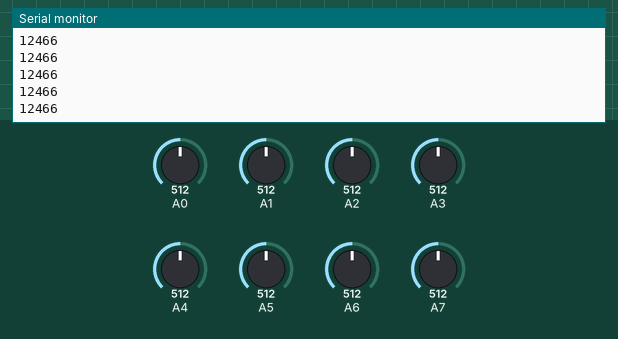
The sketch below on a simulated Arduino Uno, built with avr-gcc and run on an emulated ATmega328P. On the bench: the last lines printed to the serial monitor. The inputs (shaded band) are chosen by the test bench; at power-on: A0 = 512, A1 = 512, A2 = 512, A3 = 512, A4 = 512, A5 = 512, A6 = 512, A7 = 512.

Above: at 1.2 s.
1.3 s: A0 set to 716
At 1.7 s:
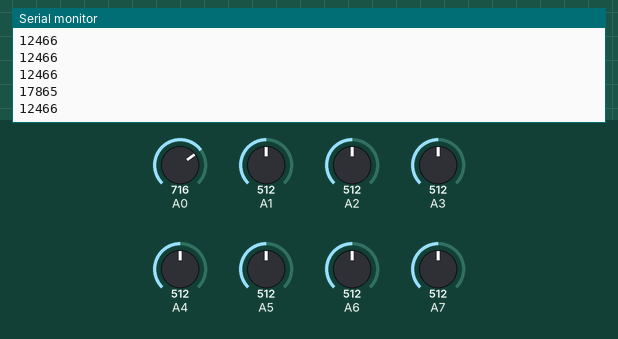
2.8 s: A1 set to 306
At 4.2 s:
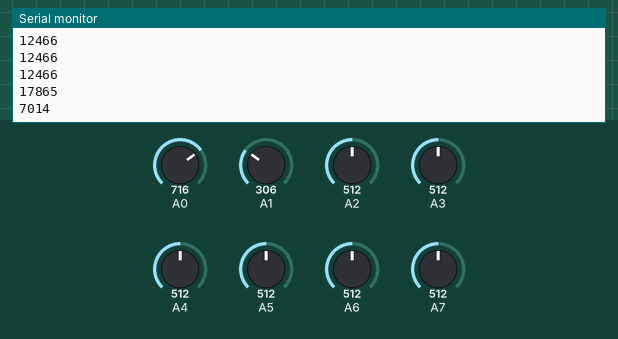
4.3 s: A2 set to 992
5.8 s: A3 set to 30
Timing chart, 0 to 8.3 s (numbered marks = the images above; inputs shaded):
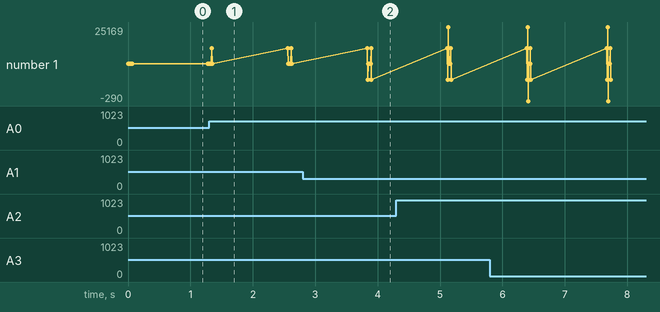

Measured:
- after the input at 1.3 s, the serial monitor: prints a new line at once (image 1)
- after the input at 2.8 s, the serial monitor: prints a new line after 1.0 s (image 2)
- plotted number 1: 12466 → 7014 after the input at 2.8 s

The sketch:

pressurecondensed.ino
```cpp
// From the datasheet:  https://www.nxp.com/docs/en/data-sheet/MPX4250D.pdf
// Vout = VCC × (P × 0.00369 + 0.04)
// P = pressure in kPa
int vals[9];
int aiPins[] = {0,1,2,3,4,5,6,7,8,9};
int pinCount = 10;

void setup() {
  Serial.begin(9600);
}

int number_of_measurements = 10;
float sum = 0;
float Vout = 0;
const float Vcc = 5.0;


void loop() {
  for (int thisPin = 0; thisPin < pinCount; thisPin++) {
    sum = 0;
    for (int i = 0; i < number_of_measurements; i++) {
      sum = sum + analogRead(aiPins[thisPin]);
      Vout = 5.0 * (sum/number_of_measurements) / 1024.0;
      vals[thisPin] = 100 *((Vout/Vcc) - 0.04) / 0.00369;
    }
    Serial.println(vals[thisPin]);
  }
  delay(1250);
}
```
